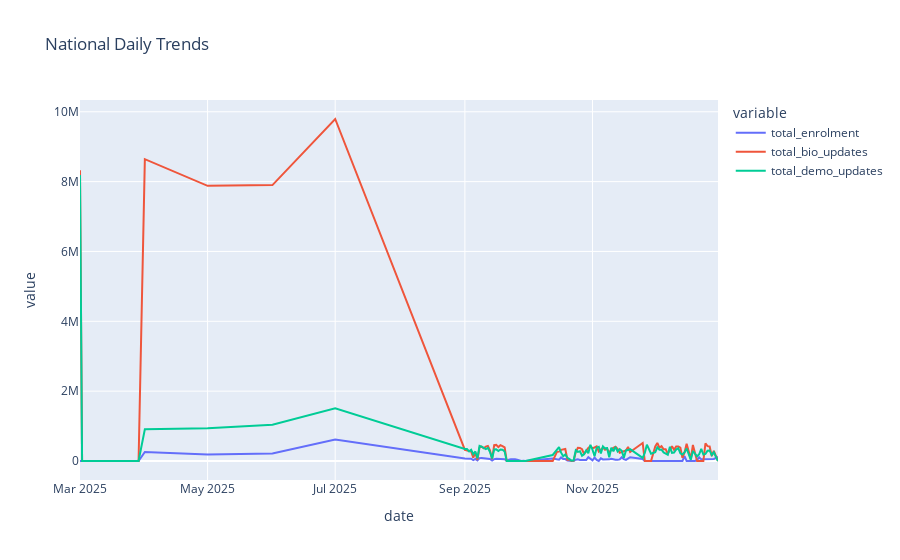

Source (notebook cell):
### Markdown cell above
# 04. Trend Analysis & Forecasting

### Code cell
import pandas as pd
import plotly.express as px
import os

processed_path = os.path.join("..", "data", "processed", "merged_master_table.csv")
df = pd.read_csv(processed_path)
df['date'] = pd.to_datetime(df['date'])

# Daily Aggregation
daily_trend = df.groupby('date')[['total_enrolment', 'total_bio_updates', 'total_demo_updates']].sum().reset_index()

fig = px.line(daily_trend, x='date', y=['total_enrolment', 'total_bio_updates', 'total_demo_updates'], title="National Daily Trends")
fig.show()
